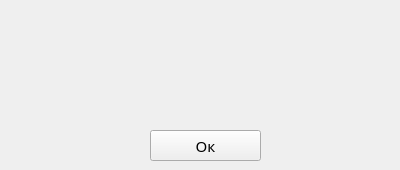
<?xml version="1.0" encoding="UTF-8"?>
<ui version="4.0">
 <class>Form</class>
 <widget class="QWidget" name="Form">
  <property name="geometry">
   <rect>
    <x>0</x>
    <y>0</y>
    <width>400</width>
    <height>170</height>
   </rect>
  </property>
  <property name="minimumSize">
   <size>
    <width>400</width>
    <height>170</height>
   </size>
  </property>
  <property name="maximumSize">
   <size>
    <width>400</width>
    <height>170</height>
   </size>
  </property>
  <property name="windowTitle">
   <string>Form</string>
  </property>
  <widget class="QPushButton" name="btn_ok">
   <property name="geometry">
    <rect>
     <x>150</x>
     <y>130</y>
     <width>111</width>
     <height>31</height>
    </rect>
   </property>
   <property name="font">
    <font>
     <family>JetBrains Mono</family>
     <pointsize>11</pointsize>
    </font>
   </property>
   <property name="text">
    <string>Ок</string>
   </property>
  </widget>
  <widget class="QLabel" name="label_text">
   <property name="geometry">
    <rect>
     <x>10</x>
     <y>10</y>
     <width>381</width>
     <height>101</height>
    </rect>
   </property>
   <property name="font">
    <font>
     <family>JetBrains Mono</family>
     <pointsize>10</pointsize>
    </font>
   </property>
   <property name="text">
    <string/>
   </property>
  </widget>
 </widget>
 <resources/>
 <connections/>
</ui>
